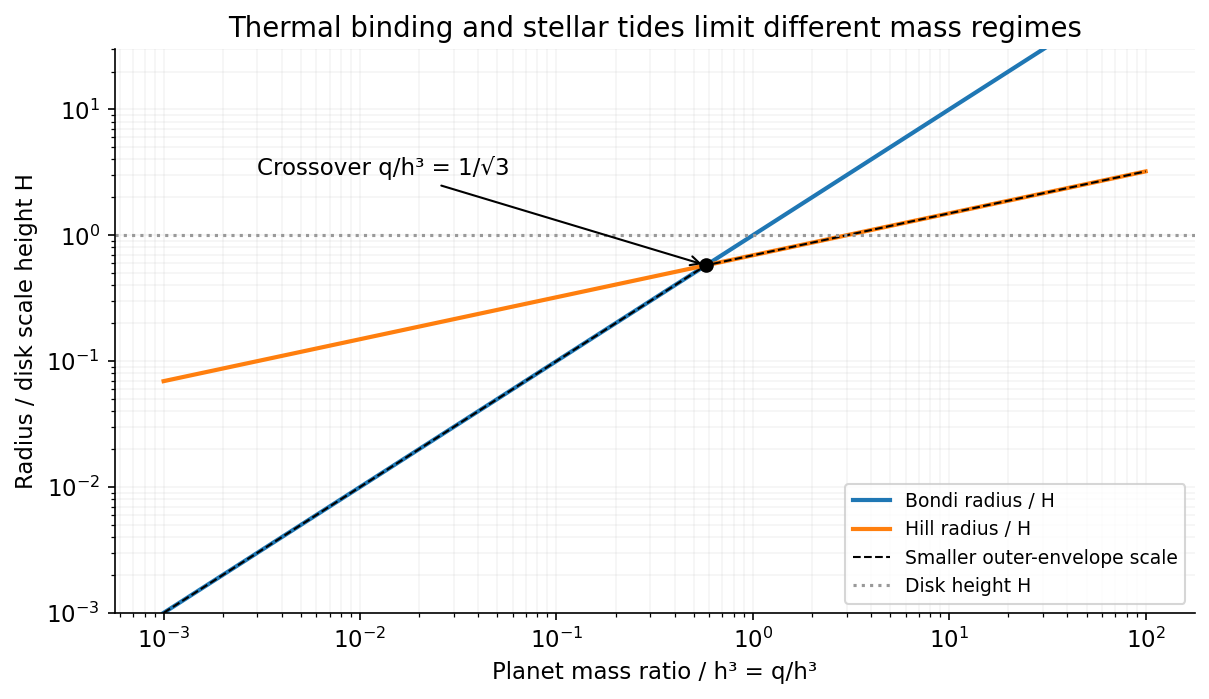

The script that drew this image:
"""Original solution diagram; Python3.14.4, numpy2.3.5, matplotlib3.10.7.
Run from mirrored _media directory; saves a basename in cwd.
"""
from pathlib import Path
import numpy as np
import matplotlib
matplotlib.use('Agg')
import matplotlib.pyplot as plt
from matplotlib.patches import Circle,FancyBboxPatch
plt.rcParams.update({'font.size':11,'figure.facecolor':'white','axes.spines.top':False,'axes.spines.right':False})
x=np.logspace(-3,2,500);rb=x;rh=(x/3)**(1/3);cross=1/np.sqrt(3);fig,ax=plt.subplots(figsize=(8.2,4.8));ax.loglog(x,rb,label='Bondi radius / H',lw=2);ax.loglog(x,rh,label='Hill radius / H',lw=2);ax.loglog(x,np.minimum(rb,rh),'--',color='black',label='Smaller outer-envelope scale',lw=1);ax.axhline(1,color='.6',ls=':',label='Disk height H');ax.scatter([cross],[cross],color='black',zorder=4);ax.annotate('Crossover q/h³ = 1/√3',xy=(cross,cross),xytext=(.003,3),arrowprops={'arrowstyle':'->'});ax.set(xlabel='Planet mass ratio / h³ = q/h³',ylabel='Radius / disk scale height H',title='Thermal binding and stellar tides limit different mass regimes',ylim=(.001,30));ax.legend(fontsize=9);ax.grid(which='both',alpha=.13);fig.tight_layout()

fig.savefig(Path(__file__).with_suffix('.png').name,dpi=150,facecolor='white',bbox_inches='tight');plt.close(fig)
